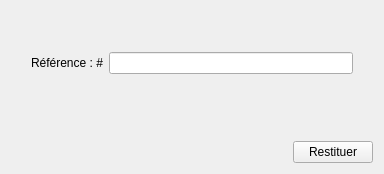
<?xml version="1.0" encoding="UTF-8"?>
<ui version="4.0">
 <class>QRestitutionWidget</class>
 <widget class="QWidget" name="QRestitutionWidget">
  <property name="geometry">
   <rect>
    <x>0</x>
    <y>0</y>
    <width>384</width>
    <height>174</height>
   </rect>
  </property>
  <property name="minimumSize">
   <size>
    <width>384</width>
    <height>174</height>
   </size>
  </property>
  <property name="windowTitle">
   <string>QRestitutionWidget</string>
  </property>
  <layout class="QVBoxLayout" name="verticalLayout">
   <item>
    <layout class="QHBoxLayout" name="horizontalLayout_3">
     <item>
      <spacer name="verticalSpacer">
       <property name="orientation">
        <enum>Qt::Vertical</enum>
       </property>
       <property name="sizeHint" stdset="0">
        <size>
         <width>20</width>
         <height>40</height>
        </size>
       </property>
      </spacer>
     </item>
     <item>
      <layout class="QHBoxLayout" name="horizontalLayout">
       <item>
        <widget class="QLabel" name="label">
         <property name="text">
          <string>Référence : #</string>
         </property>
        </widget>
       </item>
       <item>
        <widget class="QLineEdit" name="LineRef"/>
       </item>
      </layout>
     </item>
     <item>
      <spacer name="verticalSpacer_2">
       <property name="orientation">
        <enum>Qt::Vertical</enum>
       </property>
       <property name="sizeHint" stdset="0">
        <size>
         <width>20</width>
         <height>40</height>
        </size>
       </property>
      </spacer>
     </item>
    </layout>
   </item>
   <item>
    <widget class="QLabel" name="LabelError">
     <property name="styleSheet">
      <string notr="true">QLabel{
color: rgb(255, 62, 62)
}</string>
     </property>
     <property name="text">
      <string/>
     </property>
    </widget>
   </item>
   <item>
    <layout class="QHBoxLayout" name="horizontalLayout_2">
     <item>
      <spacer name="horizontalSpacer">
       <property name="orientation">
        <enum>Qt::Horizontal</enum>
       </property>
       <property name="sizeHint" stdset="0">
        <size>
         <width>40</width>
         <height>20</height>
        </size>
       </property>
      </spacer>
     </item>
     <item>
      <widget class="QPushButton" name="BtnRestituer">
       <property name="text">
        <string>Restituer</string>
       </property>
      </widget>
     </item>
    </layout>
   </item>
  </layout>
 </widget>
 <layoutdefault spacing="6" margin="11"/>
 <resources/>
 <connections>
  <connection>
   <sender>BtnRestituer</sender>
   <signal>clicked()</signal>
   <receiver>QRestitutionWidget</receiver>
   <slot>Restituer()</slot>
   <hints>
    <hint type="sourcelabel">
     <x>351</x>
     <y>175</y>
    </hint>
    <hint type="destinationlabel">
     <x>229</x>
     <y>109</y>
    </hint>
   </hints>
  </connection>
 </connections>
 <slots>
  <slot>Restituer()</slot>
 </slots>
</ui>
